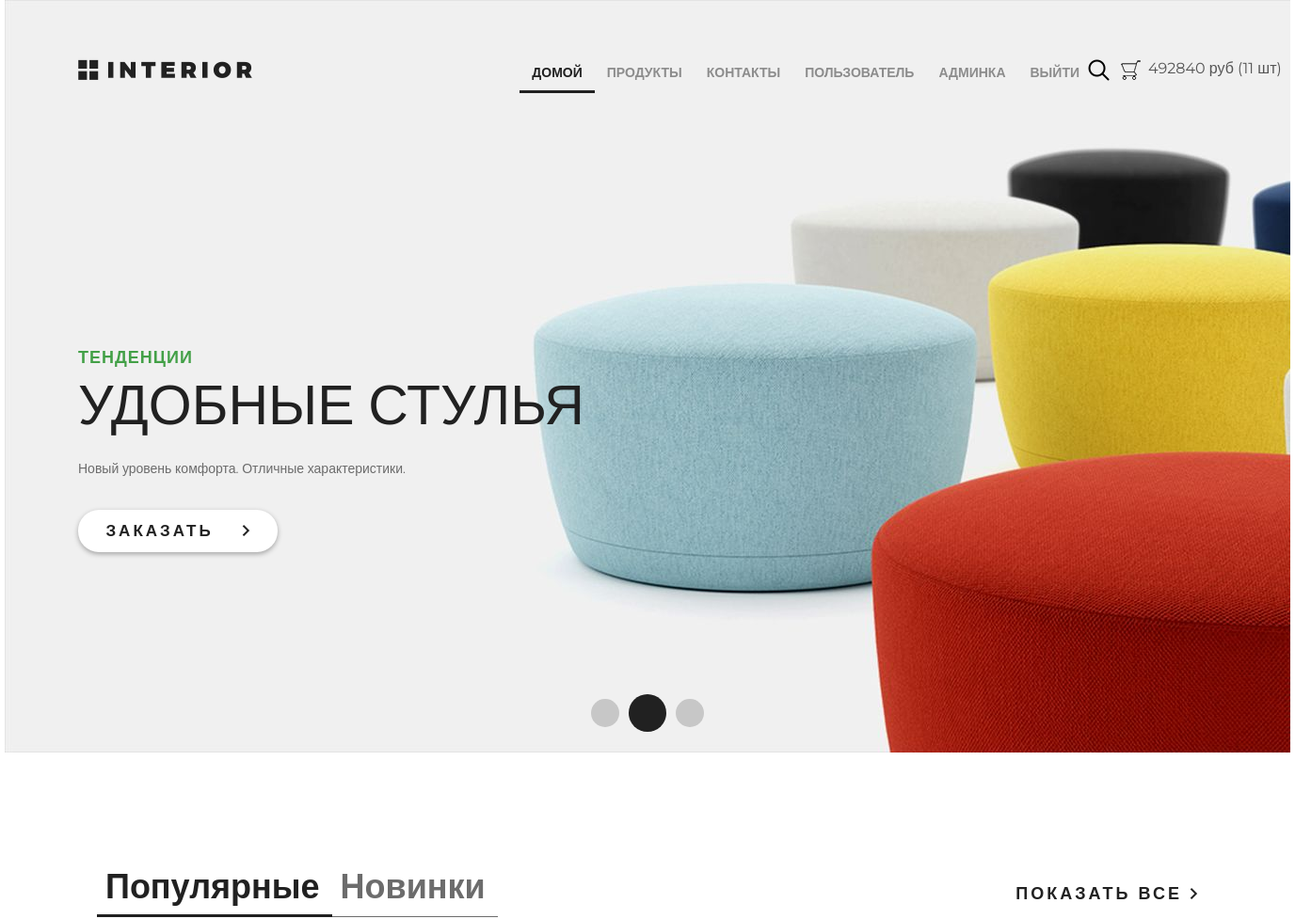
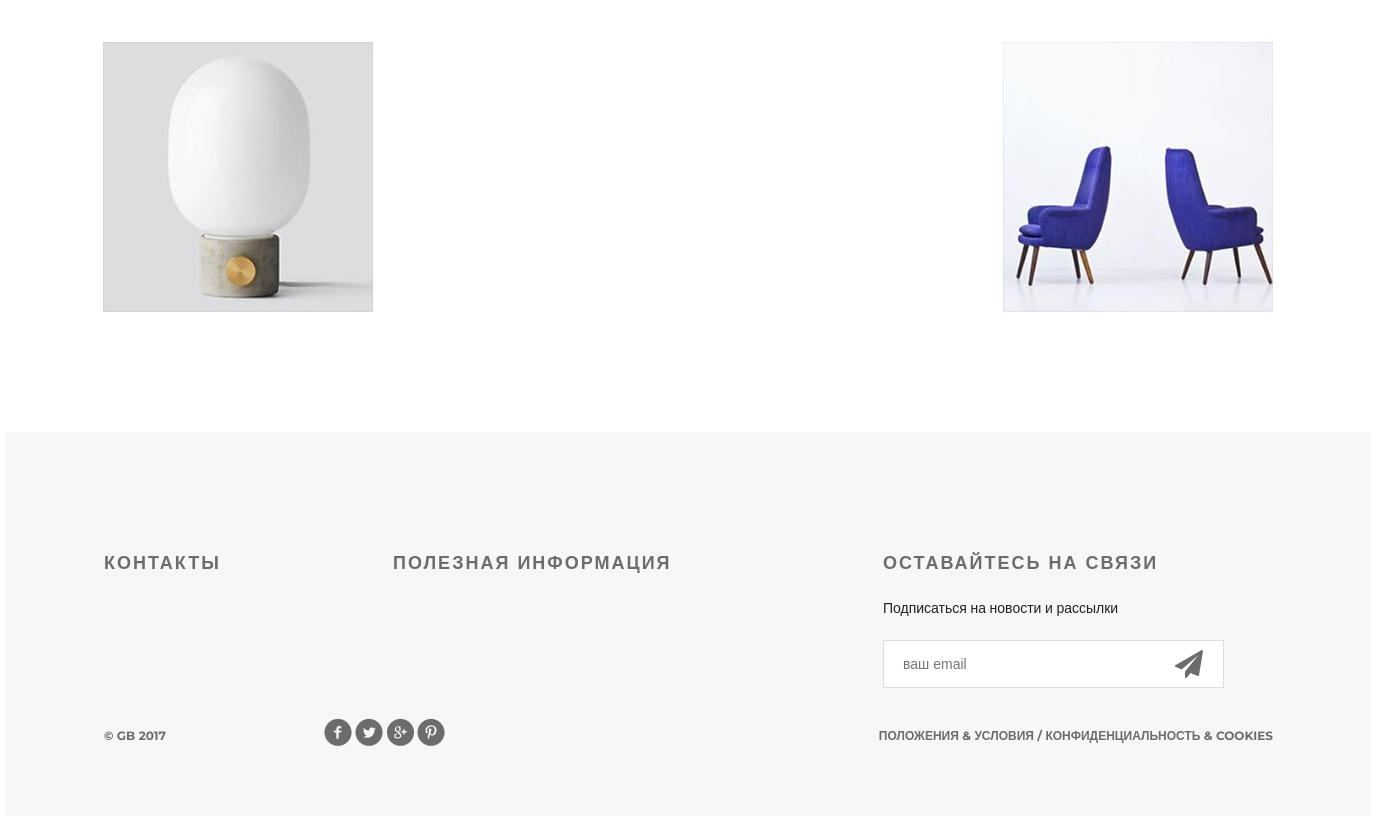
Page / (signed in) on the committed database (2 pictures, top to bottom).
### authapp/models.py (models this page shows)
class ShopUser(AbstractUser):
    age = models.PositiveIntegerField('возраст', null=True)
    avatar = models.ImageField(upload_to='avatars', blank=True)
    def basket_price(self):
        return sum(el.product_cost for el in self.basket.all())
    def basket_qty(self):
        return sum(el.qty for el in self.basket.all())

### basketapp/models.py (models this page shows)
class BasketItem(models.Model):
    user = models.ForeignKey(get_user_model(),
                             on_delete=models.CASCADE,
                             related_name='basket')
    product = models.ForeignKey(Product, on_delete=models.CASCADE)
    qty = models.PositiveIntegerField('количество', default=0)
    add_dt = models.DateTimeField('время', auto_now_add=True)
    update_dt = models.DateTimeField('время обновление', auto_now=True)
    @property
    def product_cost(self):
        return self.product.price * self.qty

### mainapp/models.py (models this page shows, shortened)
class Product(models.Model):
    category = models.ForeignKey(ProductCategory, on_delete=models.CASCADE)
    name = models.CharField('название', max_length=64)
    description = models.TextField('описание', blank=True)
    short_desc = models.CharField('краткое описание', max_length=200, blank=True)
    image = models.ImageField(upload_to='product-img', blank=True)
    price = models.DecimalField(max_digits=8, decimal_places=2, default=0)
    quantity = models.PositiveIntegerField('количество на складе', default=0)
    is_active = models.BooleanField('активность', default=True)
    class Meta:
        verbose_name = 'продукт'
        verbose_name_plural = 'продукты'

### mainapp/views.py (the view)
# urls.py: path('', adminapp.index, name='index'),
def index(request):
    contex = {
        'page_title': 'главная',
    }
    return render(request, 'mainapp/index.html', contex)

### mainapp/templates/mainapp/index.html (shortened to what this page needs)
{% extends 'mainapp/base.html' %}
{% load static %}
{% block centerblock %}
    <div class="slider">
        {% include 'mainapp/includes/inc_menu.html' %}
        <div class="text-slider">
            <h3 class="green">тенденции</h3>
            <h3 class="big"> удобные стулья</h3>
            <p>Новый уровень комфорта. Отличные характеристики.</p>
            <a href="#" class="button-order">заказать <img src="/static/img/arrow.png" alt=""></a>
        </div>
        <div class="navi">
            <a href="#"></a><a href="#"></a><a href="#"></a>
        </div>
    </div>
    <div class="featured">
        <div class="featured-menu">
            <a class="active" href="#">Популярные</a><a href="#">Новинки</a>
        </div>
        <a class="explore" href="#">показать все <img src="/static/img/arrow.png" alt=""></a>
        <div class="clearfix">
        </div>
        <div class="tab-content">
            <div class="block">
                <a href="#"><img src="/static/img/product-1.jpg" alt="">
                </a>
            </div>
            <div class="block">
                <a href="#"><img src="/static/img/product-2.jpg" alt="">
                </a>
            </div>
        </div>
    </div>
{% endblock %}

### mainapp/templates/mainapp/includes/inc_menu.html
<div class="header clearfix">
    <a href="{% url 'basic:index' %} }}" class="logo"></a>
    <ul class="menu">
        <li>
            <a href="{% url 'basic:index' %}"
               class='{% if request.resolver_match.url_name == 'index' %}active{% endif %}'>
                домой
            </a>
        </li>
        <li>
            <a href="{% url 'basic:products' %}"
               class='{% if request.resolver_match.url_name == 'products' or request.resolver_match.url_name == 'category' %}active{% endif %}'>
                продукты</a>
        </li>
        <li>
            <a href="{% url 'basic:contact' %}"
               class='{% if request.resolver_match.url_name == 'contact' %}active{% endif %}'>
                контакты
            </a>
        </li>
        <li>
            {% if user.is_authenticated %}
                <a href="{% url 'auth:edit' %}">
                    {{ user.first_name|capfirst|default:'пользователь' }}
                </a>
            {% endif %}
        </li>
        {% if user.is_superuser %}
            <li>
                <a href="{% url 'new_admin:index' %}">
                    Админка
                </a>
            </li>
        {% endif %}
        <li>
            {% if user.is_authenticated %}
                <a href="{% url 'auth:logout' %}">
                    выйти
                </a>
            {% else %}
                <a href="{% url 'auth:login' %}">
                    войти
                </a>
            {% endif %}
        </li>
    </ul>
    <a href="#" class="search"></a>
    <a href="{% url 'basket:index' %}" class="basket">
        {% if user.is_authenticated %}
            <span>{{ user.basket_price|floatformat:0 }} руб ({{ user.basket_qty }} шт)</span>
        {% endif %}
    </a>
</div>

### static/css/style.css (style rules this page uses)
* { margin: 0; padding: 0; }
body { font-family: 'Montserrat', sans-serif; }
html, body { height: 100%; }
.slider { height: 800px; background-image: url(/static/img/slider.jpg); padding-left: 78px; padding-right: 211px; position: relative; }
.logo { background-image: url(/static/img/logo.png); margin-top: 63px; width: 185px; height: 22px; float: left; }
.menu { list-style-type: none; margin-top: 67px; float: right; }
.menu li { float: left; }
.menu a { color: #8c8c8c; font-size: 14px; font-weight: 700; text-align: right; text-transform: uppercase; text-decoration: none; padding: 10px 13px; }
.menu .active { color: #212121; font-weight: 700; border-bottom: 3px solid #212121; }
.search { display: block; width: 23px; height: 23px; background-image: url(/static/img/search.png); position: absolute; top: 63px; left: 1151px; }
.basket { display: block; width: 23px; height: 23px; background-image: url(/static/img/basket.png); position: absolute; top: 63px; left: 1185px; text-decoration: none; color: #555; }
.basket span { display: block; margin-left: 30px; width: 150px; }
.clearfix:after { content: ""; display: block; clear: both; }
.text-slider { margin-top: 288px; position: absolute; }
.text-slider p { color: #6c6c6c; font-size: 14px; text-align: left; width: 458px; line-height: 24px; }
.button-order { background-color: #ffffff; box-shadow: 0px 2px 4.85px 0.15px rgba(33, 33, 33, 0.35); width: 212px; height: 45px; display: block; text-transform: uppercase; text-align: center; border-radius: 22px; text-decoration: none; color: #212121; font-size: 17px; font-weight: 700; line-height: 45px; margin-top: 32px; letter-spacing: 3px; }
.button-order img { padding-left: 22px; }
.green { text-transform: uppercase; color: #43a047; font-size: 18px; font-weight: 700; text-align: left; margin-bottom: 22px; line-height: 13px; letter-spacing: 1px; }
.big { color: #212121; font-size: 59px; line-height: 43px; text-transform: uppercase; font-weight: 100; margin-bottom: 34px; }
.navi { position: absolute; bottom: 22px; right: 618px; display: flex; width: 130px; height: 40px; justify-content: space-between; align-items: center; }
.navi a { display: block; width: 30px; height: 30px; border-radius: 50%; background-color: rgba(33, 33, 33, 0.2); float: left; margin: 0px 5px; }
.navi a:nth-child(2) { display: block; width: 40px; height: 40px; border-radius: 50%; background-color: #212121; float: left; margin: 0px; }
.featured { padding-left: 98px; padding-right: 98px; }
.featured-menu { margin-top: 120px; width: 300px; height: 49px; float: left; }
.featured-menu a { color: #6c6c6c; font-size: 36px; font-weight: 700; text-align: left; text-decoration: none; border-bottom: 1px solid #6c6c6c; padding-bottom: 10px; padding-right: 13px; padding-left: 9px; }
.featured-menu .active { font-size: 36px; font-weight: 700; text-align: left; color: #212121; border-bottom: 3px solid #212121; padding-bottom: 8px; }
.explore { text-transform: uppercase; color: #212121; font-size: 18px; font-weight: 700; line-height: 24px; text-align: center; float: right; margin-top: 138px; letter-spacing: 3px; text-decoration: none; }
.tab-content { margin-top: 50px; display: flex; justify-content: space-between; margin-bottom: 120px; }
.tab-content .block { height: 270px; width: 270px; position: relative; }

### rows in the picture
ShopUser: first_name "ПОЛЬЗОВАТЕЛЬ", basket_price "492840", basket_qty "11"
